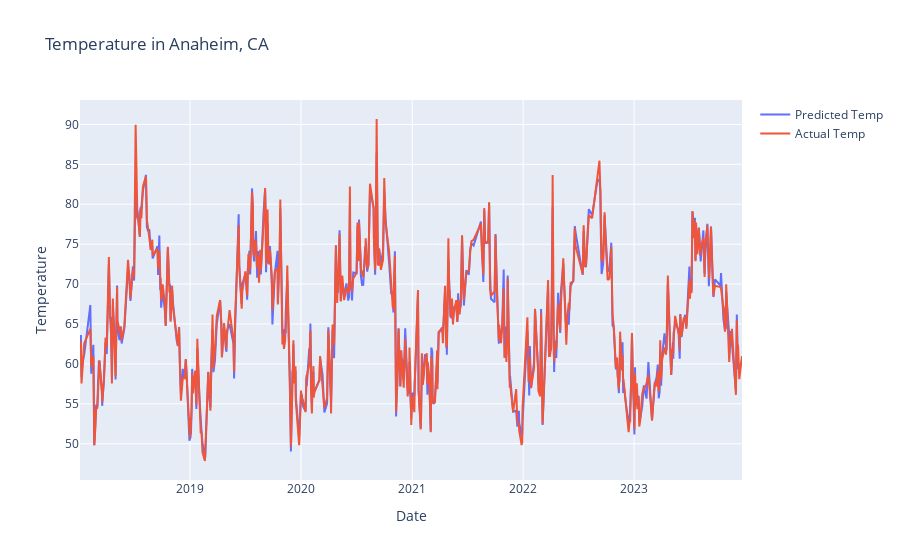

The cell this chart's notebook holds for it:
### Code cell
# Create Plot for Predicted vs Actual Temperature
# Code generated by Xpert Learning Assistant (January 2025)
fig = go.Figure()
fig.add_trace(go.Scatter(x=predict_df['Date'], y=predict_df['Prediction'], mode='lines', name='Predicted Temp'))
fig.add_trace(go.Scatter(x=predict_df['Date'], y=predict_df['Actual'], mode='lines', name='Actual Temp'))
fig.update_layout(title='Temperature in Anaheim, CA')
fig.update_yaxes(title='Temperature')
fig.update_xaxes(title='Date')
fig.show()
fig.write_image("weather-model.png")
fig.write_html("weather-model.html")

### Figure 1 — Plotly figure (JSON) as saved in the notebook; plotly's stock layout.template omitted (floating-point values rounded to 4 significant figures; data arrays with more than 128 entries replaced by an {"elided": "..."} marker saying what was removed)
{"data": [{"mode": "lines", "name": "Predicted Temp", "type": "scatter", "x": {"elided": "548 str values"}, "y": {"elided": "548 float values"}}, {"mode": "lines", "name": "Actual Temp", "type": "scatter", "x": {"elided": "548 str values"}, "y": {"elided": "548 float values"}}], "layout": {"title": {"text": "Temperature in Anaheim, CA"}, "xaxis": {"title": {"text": "Date"}}, "yaxis": {"title": {"text": "Temperature"}}}}
